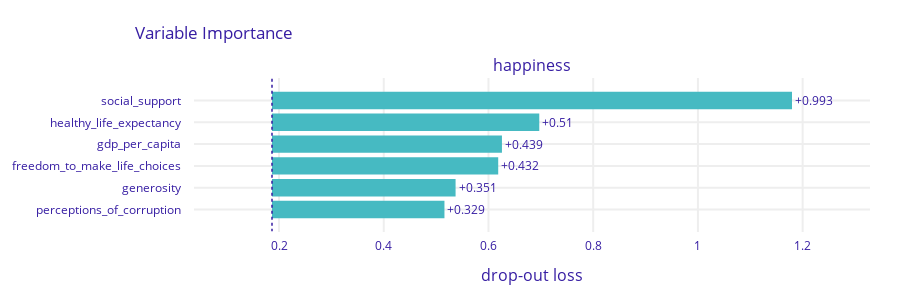

The notebook cell saved with this chart:
### Code cell
explainer.model_parts().plot()
explainer.model_parts(type='shap_wrapper').plot()

### Figure 1 — Plotly figure (JSON) as saved in the notebook; plotly's stock layout.template omitted (floating-point values rounded to 4 significant figures)
{"data": [{"base": 0.1866, "hoverinfo": "text", "hoverlabel": {"bgcolor": "rgba(0,0,0,0.8)"}, "hovertext": ["Model: happiness loss after<br>variable: social_support is permuted: 1.18<br>Drop-out loss change: +0.993", "Model: happiness loss after<br>variable: healthy_life_expectancy is permuted: 0.697<br>Drop-out loss change: +0.51", "Model: happiness loss after<br>variable: gdp_per_capita is permuted: 0.626<br>Drop-out loss change: +0.439", "Model: happiness loss after<br>variable: freedom_to_make_life_choices is permuted: 0.619<br>Drop-out loss change: +0.432", "Model: happiness loss after<br>variable: generosity is permuted: 0.537<br>Drop-out loss change: +0.351", "Model: happiness loss after<br>variable: perceptions_of_corruption is permuted: 0.516<br>Drop-out loss change: +0.329"], "marker": {"color": "#46bac2"}, "orientation": "h", "showlegend": false, "text": ["+0.993", "+0.51", "+0.439", "+0.432", "+0.351", "+0.329"], "textposition": "outside", "type": "bar", "x": [0.9931, 0.5104, 0.4391, 0.432, 0.3506, 0.3293], "xaxis": "x", "y": ["social_support", "healthy_life_expectancy", "gdp_per_capita", "freedom_to_make_life_choices", "generosity", "perceptions_of_corruption"], "yaxis": "y"}], "layout": {"annotations": [{"font": {"size": 16}, "showarrow": false, "text": "happiness", "x": 0.5, "xanchor": "center", "xref": "paper", "y": 1, "yanchor": "bottom", "yref": "paper"}, {"font": {"size": 16}, "showarrow": false, "text": "drop-out loss", "x": 0.5, "xanchor": "center", "xref": "paper", "y": 0, "yanchor": "top", "yref": "paper", "yshift": -30}], "font": {"color": "#371ea3"}, "height": 303, "margin": {"b": 71, "r": 30, "t": 78}, "shapes": [{"line": {"color": "#371ea3", "dash": "dot", "width": 1.5}, "type": "line", "x0": 0.1866, "x1": 0.1866, "xref": "x", "y0": -1, "y1": 6, "yref": "y"}], "title": {"text": "Variable Importance", "x": 0.15}, "xaxis": {"anchor": "y", "automargin": true, "domain": [0, 1], "fixedrange": true, "gridwidth": 2, "range": [0.03762, 1.329], "tickcolor": "white", "ticklen": 3, "ticks": "outside", "type": "linear", "zeroline": false}, "yaxis": {"anchor": "x", "automargin": true, "autorange": "reversed", "domain": [0, 1], "fixedrange": true, "gridwidth": 2, "tickcolor": "white", "ticklen": 10, "ticks": "outside", "type": "category"}}}
